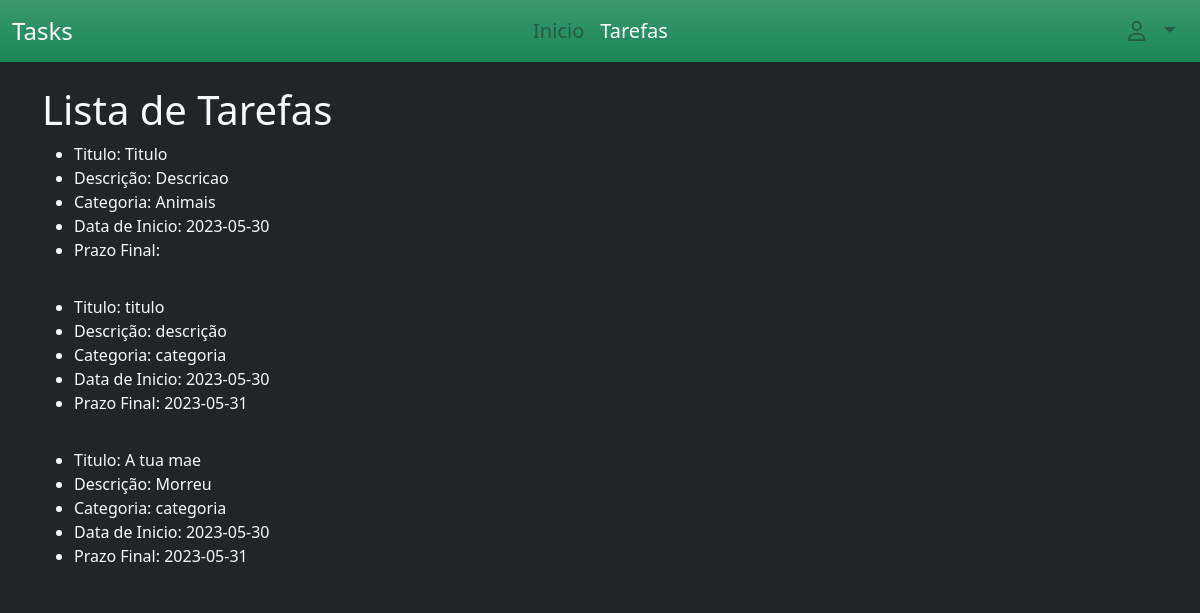
/tasks, run on an earlier commit of the app's database.
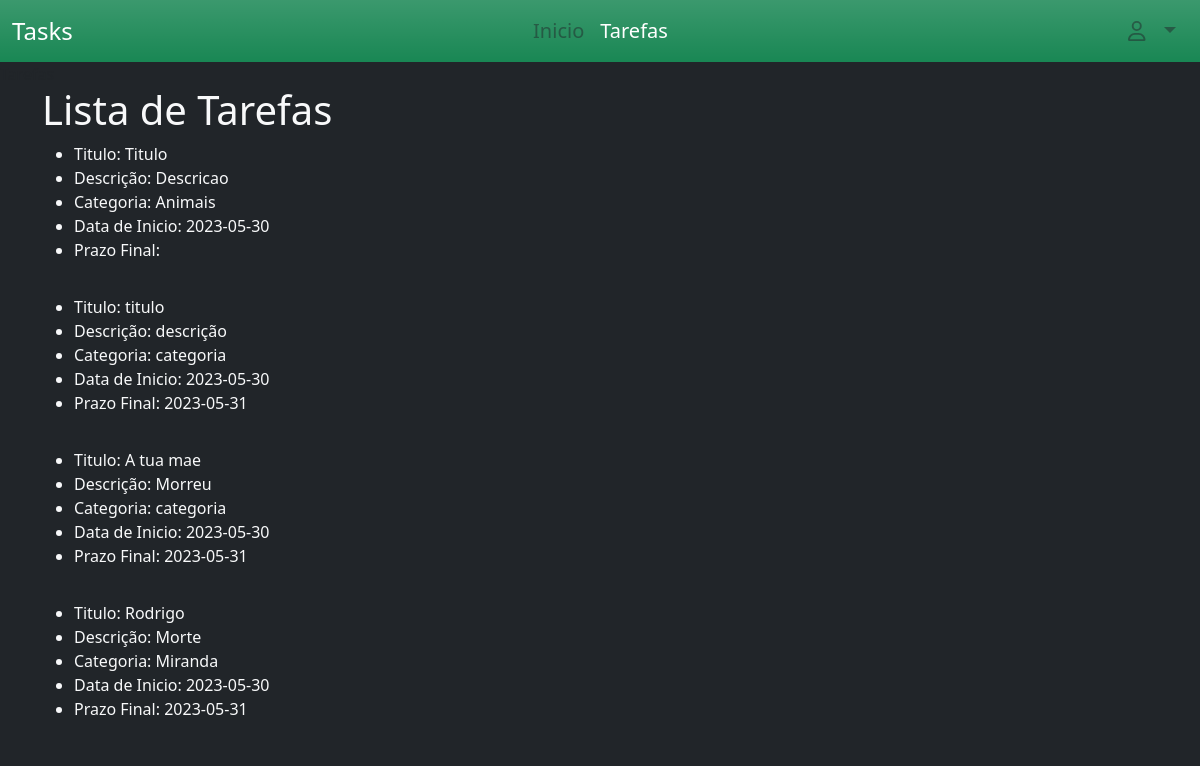
And on a later commit of the database.
### project/models.py (models this page shows)
class Task(db.Model):
    date_time = datetime.now()
    id = db.Column(db.Integer(), primary_key=True)
    title=db.Column(db.String(200),nullable=False)
    desc = db.Column(db.String(100), nullable=False)
    category = db.Column(db.String(100), nullable = False)
    state = db.Column(db.Boolean(), default=False)
    date_start = db.Column(db.String(), default=date_time.strftime("%Y-%m-%d"))
    date_end = db.Column(db.String())
    id_user = db.Column(db.Integer(), db.ForeignKey('user.id'), nullable=True)

### project/routes.py (the view)
@app.route("/tasks")
def tasks():
    all_tasks = Task.query.all()
    return render_template('tarefas.html', tasks=all_tasks)

### project/templates/tarefas.html (shortened to what this page needs)
{% extends './layout/base.html' %}
{% block content %}
<div class="container">
    <h1 class="text-light">Lista de Tarefas</h1>
    <ul>
    {% for task in tasks %}
        <li class="text-light">Titulo: {{ task.title }}</li>
        <li class="text-light">Descrição: {{ task.desc }}</li>
        <li class="text-light">Categoria: {{ task.category }}</li>
        <li class="text-light">Data de Inicio: {{ task.date_start }}</li>
        <li class="text-light">Prazo Final: {{ task.date_end }}</li>
        <hr>
    {% endfor %}
    </ul>
</div>
{% endblock %}

### project/templates/layout/base.html (shortened to what this page needs)
<!DOCTYPE html>
<html lang="pt">
<head>
    <link rel="stylesheet" href="{{ url_for('static', filename='bootstrap-5.3.0-alpha3-dist/css/bootstrap.css') }}">
    <link rel="stylesheet" href="{{ url_for('static', filename='fontawesome/all.css') }}">
</head>
<body class="bg-dark" onload="onLoad()">
    {% block content %}
    {% endblock %}
</body>
</html>

### project/templates/includes/navbar.html (shortened to what this page needs)
{% block navbar %}
<nav class="navbar navbar-expand-lg bg-success bg-gradient">
    <div class="container-fluid">
        <a class="navbar-brand text-white fs-4"  href="#">Tasks</a>
        <div class="collapse navbar-collapse justify-content-center w-100" id="navbarNavDropdown">
            <ul class="navbar-nav">
                <li class="nav-item">
                    <a id="idNavInicio" class="nav-link text-body-tertiary fs-5" aria-current="page" href="{{ url_for('index') }}">Inicio</a>
                </li>
                <li class="nav-item">
                    <a id="idNavTarefas" class="nav-link text-body-tertiary fs-5" href="{{ url_for('tasks') }}">Tarefas</a>
                </li>
            </ul>
        </div>
        <div class="collapse navbar-collapse justify-content-end">
            <ul class="navbar-nav d-flex flex-row me-1">
                <li class="nav-item dropdown">
                    <a class="nav-link dropdown-toggle text-body-tertiary fs-5" href="#" role="button" data-bs-toggle="dropdown"aria-expanded="false">
                        <i class="fa-regular fa-user mx-2"></i>{{ current_user.username }}
                    </a>
                </li>
            </ul>
        </div>
    </div>
</nav>
{% endblock %}

What changed in the data, as far as the page shows it:
added Task: title "Rodrigo", desc "Morte", category "Miranda", date_start "2023-05-30", date_end "2023-05-31"
